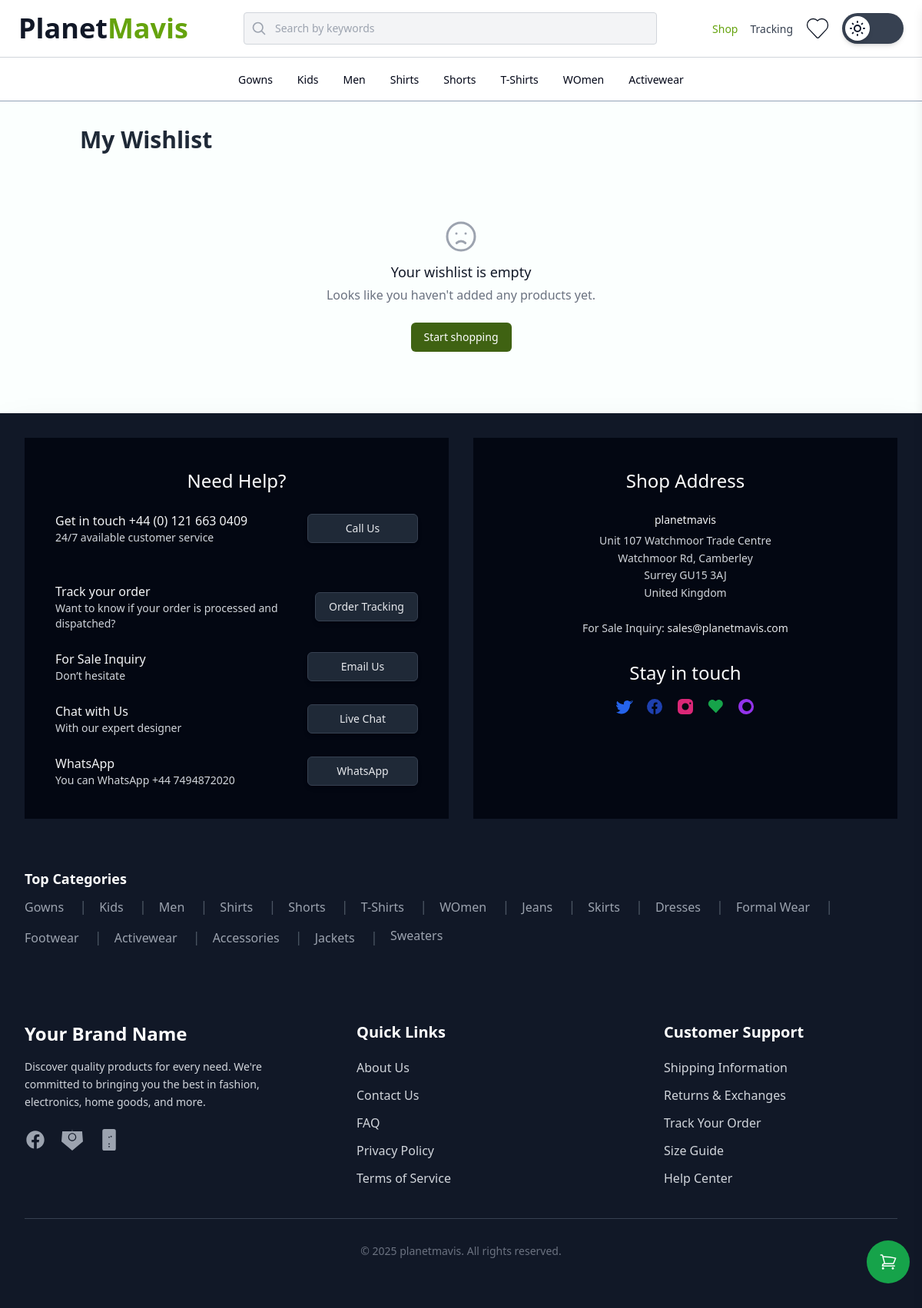
The app's page /wishlist/ with its own data.
### products/models.py (models this page shows, shortened)
class Category(models.Model):
    name = models.CharField(max_length=255, unique=True, blank=True, null=True, verbose_name=_("Category Name"))
    parent = models.ForeignKey('self', on_delete=models.SET_NULL, null=True, blank=True, related_name='children', verbose_name=_("Parent Category"))
    slug = models.SlugField(max_length=255, unique=True, blank=True, null=True, verbose_name=_("Category Slug"))
    group_name = models.CharField(max_length=100, blank=True, null=True, help_text=_("A way to group categories (e.g., 'Gender', 'Brand', 'Department')"))
    image = models.ImageField(upload_to='category_images/', blank=True, null=True, verbose_name=_("Category Image"))
    def get_full_slug(self):
        slugs = []
        category = self
        while category:
            slugs.insert(0, category.slug)
            category = category.parent
        return '/'.join(slugs)
    class Meta:
        verbose_name = _("Category")
        verbose_name_plural = _("Categories")
        ordering = ['group_name', 'name']

### website/views.py (the view)
# urls.py: path('wishlist/', views.wishlist_page_view, name='wishlist_page'),
def wishlist_page_view(request):
    return render(request, 'website/wishlist.html', {})

### templates/website/wishlist.html (shortened to what this page needs)
{% extends '_base/_base.html' %}
{% load static %}
{% block content %}
<div class="container mx-auto p-4 md:py-8">
    <h1 class="text-3xl font-bold mb-6 text-gray-800 pb-3 dark:text-white">My Wishlist</h1>
    <div id="emptyWishlistMessage" class="hidden col-span-full text-center py-12">
        <svg xmlns="http://www.w3.org/2000/svg" class="h-12 w-12 mx-auto text-gray-400 dark:text-gray-600" fill="none" viewBox="0 0 24 24" stroke="currentColor">
            <path stroke-linecap="round" stroke-linejoin="round" stroke-width="1.5" d="M9.172 16.172a4 4 0 015.656 0M9 10h.01M15 10h.01M21 12a9 9 0 11-18 0 9 9 0 0118 0z" />
        </svg>
        <h3 class="mt-2 text-lg font-medium text-gray-900 dark:text-white">Your wishlist is empty</h3>
        <p class="mt-1 text-gray-500 dark:text-gray-400">Looks like you haven't added any products yet.</p>
        <div class="mt-6">
            <a href="{% url 'website:shop' %}" class="inline-flex items-center px-4 py-2 border border-transparent rounded-md shadow-sm text-sm font-medium text-white bg-lime-800 hover:bg-green-700 focus:outline-none focus:ring-2 focus:ring-offset-2 focus:ring-lime-600">
                Start shopping
            </a>
        </div>
    </div>
</div>
{% endblock %}

### templates/_base/navbar.html (shortened to what this page needs)
{% load custom_tags %}
<section class="sticky top-0 z-40">
  <nav x-data="{ mobileMenuIsOpen: false }" x-on:click.away="mobileMenuIsOpen = false"
    class="flex items-center justify-between bg-white dark:bg-slate-950 border-b border-gray-300 dark:border-gray-700 gap-4 px-6 py-4"
    aria-label="penguin ui menu">
    <a href="/" class="text-xl md:text-2xl lg:text-4xl font-bold text-gray-900 dark:text-white">
      <span>Planet<span class="text-lime-600 dark:text-lime-400">Mavis</span></span>
    </a>
<form class="hidden relative md:flex mr-auto w-full max-w-full flex-col gap-1 text-gray-900 dark:text-gray-200 lg:mx-14 "  method="get" action="{% url 'website:search' %}">
  <input value="{{ search_query }}" id="searchInput" type="text" name="search" placeholder="Search" aria-label="search"
    class="w-full rounded border border-gray-300 dark:border-gray-600 py-2.5 pl-10 pr-2 text-sm focus-visible:outline focus-visible:outline-2 focus-visible:outline-offset-2 focus-visible:outline-lime-600 disabled:cursor-not-allowed disabled:opacity-75  bg-gray-100 dark:bg-gray-800" />
</form>
    <ul class="hidden items-center gap-4 shrink-0 sm:flex">
      <li><a href="{% url 'website:shop' %}"
          class="font-medium text-lime-600 dark:text-lime-400 underline-offset-2 hover:text-lime-700 focus:outline-hidden focus:underline text-sm"
          aria-current="page">Shop</a></li>
      <li><a href="{% url 'website:track_order' %}"
          class="font-medium text-gray-700 dark:text-gray-100 underline-offset-2 hover:text-lime-700 dark:hover:text-lime-400 focus:outline-hidden focus:underline text-sm">Tracking</a>
      </li>
      <li><a href="{% url 'website:wishlist_page' %}">
          </a>
      </li>
      <li>
      <button id="desktopToggle" class="relative w-20 h-10 flex items-center bg-gray-700 rounded-full p-1 transition-all duration-500 ease-in-out dark:bg-gray-200    shadow-md">
    <span class="relative block w-8 h-8 bg-white dark:bg-gray-800 rounded-full shadow-md transform transition-transform duration-500 translate-x-0 dark:translate-x-10">
    </span>
      </button>
      </li>
    </ul>
  </nav>
  <nav class="bg-white border-b border-b-slate-400 w-full hidden lg:block dark:bg-slate-950 dark:border-gray-700" x-data="{ openIndex: null }"
    style="position: relative;">
    <div class="max-w-7xl mx-auto px-4">
      <div @mouseenter="openIndex = openIndex" @mouseleave="openIndex = null">
        <ul class="flex justify-center space-x-8 xl:space-x-14 py-4">
          {% for parent in parent_categories %}
          {% with structured_mega_menu|get_item:parent.id as menu_groups %}
          <li class="cursor-pointer" {% if menu_groups %} @mouseenter="openIndex = {{ forloop.counter0 }}" {% endif %}>
            <a href="{% url 'website:category_detail' full_slug=parent.get_full_slug %}"
              class="text-sm hover:text-lime-600 text-slate-950 dark:text-gray-200 dark:hover:text-lime-400 transition-colors duration-200">
              {{ parent.name }}
            </a>
          </li>
          {% endwith %}
          {% endfor %}
        </ul>
      </div>
    </div>
  </nav>
</section>

### templates/_base/footer.html (shortened to what this page needs)
{% load custom_tags %}
<div class="bg-gray-900 text-gray-200 p-8 font-sans shadow-2xl">
    <div class="mx-auto flex flex-col lg:flex-row lg:justify-center lg:space-x-8">
        <div class="flex-1 p-4 lg:p-10 mb-8 lg:mb-0 items-center text-center lg:w-1/2 bg-gray-950">
            <h2 class="text-white text-2xl font-light mb-6">Need Help?</h2>
            <div class="text-start lg:text-left flex flex-col space-y-6">
                <div class="flex justify-between items-center mb-6">
                    <div class="w-1/2 md:w-auto">
                        <div class="text-gray-100 font-light text-md">Get in touch +44 (0) 121 663 0409</div>
                        <div class="text-gray-300 font-thin text-sm">24/7 available customer service</div>
                    </div>
                    <a href="#"
                        class="bg-gray-800 text-gray-200 border border-gray-700 px-4 py-2 rounded-md hover:bg-lime-900 transition-colors duration-200 shadow-md text-sm font-thin w-36 text-center">Call
                        Us</a>
                </div>
                <div class="flex justify-between items-center mb-6">
                    <div class="w-1/2 md:w-auto">
                        <div class="text-gray-100 font-light text-md">Track your order</div>
                        <div class="text-gray-300 font-thin text-sm">Want to know if your order is processed and
                            dispatched?</div>
                    </div>
                    <a href="{% url 'website:track_order' %}"
                        class="bg-gray-800 text-gray-200 border border-gray-700 px-4 py-2 rounded-md hover:bg-lime-900 transition-colors duration-200 shadow-md text-sm font-thin w-36 text-center">Order
                        Tracking</a>
                </div>
                <div class="flex justify-between items-center mb-6">
                    <div class="w-1/2 md:w-auto">
                        <div class="text-gray-100 font-light text-md">For Sale Inquiry</div>
                        <div class="text-gray-300 font-thin text-sm">Don’t hesitate</div>
                    </div>
                    <a href="#"
                        class="bg-gray-800 text-gray-200 border border-gray-700 px-4 py-2 rounded-md hover:bg-lime-900 transition-colors duration-200 shadow-md text-sm font-thin w-36 text-center">Email
                        Us</a>
                </div>
                <div class="flex justify-between items-center mb-6">
                    <div class="w-1/2 md:w-auto">
                        <div class="text-gray-100 font-light text-md">Chat with Us</div>
                        <div class="text-gray-300 font-thin text-sm">With our expert designer</div>
                    </div>
                    <a href="#"
                        class="bg-gray-800 text-gray-200 border border-gray-700 px-4 py-2 rounded-md hover:bg-lime-900 transition-colors duration-200 shadow-md text-sm font-thin w-36 text-center">Live
                        Chat</a>
                </div>
                <div class="flex justify-between items-center">
                    <div class="w-1/2 md:w-auto">
                        <div class="text-gray-100 font-light text-md">WhatsApp</div>
                        <div class="text-gray-300 font-thin text-sm">You can WhatsApp +44 7494872020</div>
                    </div>
                    <a href="#"
                        class="bg-gray-800 text-gray-200 border border-gray-700 px-4 py-2 rounded-md hover:bg-lime-900 transition-colors duration-200 shadow-md text-sm font-thin w-36 text-center">WhatsApp</a>
                </div>
            </div>
        </div>
        <div class="flex-1 p-4 lg:p-10 text-center lg:w-1/2 bg-gray-950">
            <h2 class="text-white text-2xl font-light mb-6">Shop Address</h2>
            <div class="w-1/2 md:w-auto text-gray-300 leading-relaxed mb-6 font-thin text-sm">
                <div class="text-gray-100 font-light text-md mb-1">planetmavis</div>
                Unit 107 Watchmoor Trade Centre<br>
                Watchmoor Rd, Camberley<br>
                Surrey GU15 3AJ<br>
                United Kingdom
            </div>
            <div class="text-gray-300 font-thin text-sm mb-8">
                For Sale Inquiry:
                <a href="mailto:sales@planetmavis.com"
                    class="text-gray-200 hover:underline transition-colors duration-200">sales@planetmavis.com</a>
            </div>
            <h2 class="text-white text-2xl font-light mb-4">Stay in touch</h2>
            <div class="flex justify-center items-center space-x-4 mb-8">
                <a href="#" class="text-blue-600 hover:text-blue-800">
                </a>
                <a href="#" class="text-blue-800 hover:text-blue-900">
                    <svg class="w-6 h-6" fill="currentColor" viewBox="0 0 24 24">
                        <path
                            d="M22 12a10 10 0 10-11.5 9.95v-7.05h-2.17V12H10.5V9.8c0-2.14 1.27-3.33 3.22-3.33.93 0 1.9.17 1.9.17v2.1h-1.07c-1.05 0-1.37.65-1.37 1.31V12h2.34l-.37 2.9h-1.97v7.05A10.02 10.02 0 0022 12z" />
                    </svg>
                </a>
                <a href="#" class="text-pink-600 hover:text-pink-700">
                    <svg class="w-6 h-6" fill="currentColor" viewBox="0 0 24 24">
                        <path
                            d="M7.5 2A5.5 5.5 0 002 7.5v9A5.5 5.5 0 007.5 22h9a5.5 5.5 0 005.5-5.5v-9A5.5 5.5 0 0016.5 2h-9zM12 7.5A4.5 4.5 0 1112 16.5 4.5 4.5 0 0112 7.5zm6.25-.88a1.13 1.13 0 110 2.25 1.13 1.13 0 010-2.25z" />
                    </svg>
                </a>
                <a href="#" class="text-green-600 hover:text-green-700">
                    <svg class="w-6 h-6" fill="currentColor" viewBox="0 0 448 512">
                        <path
                            d="M380.9 97.1c-44.2-44.2-115.9-44.2-160.1 0l-10.4 10.4-10.4-10.4c-44.2-44.2-115.9-44.2-160.1 0s-44.2 115.9 0 160.1l170.5 170.5c4.7 4.7 12.3 4.7 17 0L380.9 257.2c44.2-44.2 44.2-115.9 0-160.1z" />
                    </svg>
                </a>
                <a href="#" class="text-purple-600 hover:text-purple-700">
                    <svg class="w-6 h-6" fill="currentColor" viewBox="0 0 24 24">
                        <path
                            d="M16.58 7.5c.77 0 1.42-.65 1.42-1.42s-.65-1.42-1.42-1.42-1.42.65-1.42 1.42.65 1.42 1.42 1.42zM12 2.04a10 10 0 100 19.92A10 10 0 0012 2.04zM12 17.9a5.9 5.9 0 110-11.8 5.9 5.9 0 010 11.8z" />
                    </svg>
                </a>
            </div>
        </div>
    </div>
</div>
<section class="bg-gray-900 text-gray-300 py-5 md:py-8">
    <div class="mx-auto px-4 sm:px-6 lg:px-8">
        <h3 class="text-lg font-extrabold text-white mb-2 text-center md:text-left">Top Categories</h3>
        <div class="flex flex-wrap justify-center md:justify-start gap-x-4 gap-y-3">
            {% for category in footer_categories %}
            <div class="whitespace-nowrap">
                <a href="{% url 'website:category_detail' full_slug=category.get_full_slug %}"
                    class="font-light text-gray-400 hover:text-white transition-colors duration-300 \">
                    {{ category.name }}
                </a>
                {% if not forloop.last %}
                <span class="text-gray-600 text-lg ml-4">|</span>
                {% endif %}
            </div>
            {% endfor %}
        </div>
    </div>
</section>
<footer class="bg-gray-900 text-gray-300 py-12 md:py-16">
    <div class=" mx-auto px-4 sm:px-6 lg:px-8">
        <div class="grid grid-cols-1 md:grid-cols-2 lg:grid-cols-3 gap-y-10 md:gap-x-12 lg:gap-x-16">
            <div>
                <h3 class="text-2xl font-bold text-white mb-4">Your Brand Name</h3>
                <p class="text-sm leading-relaxed mb-6">
                    Discover quality products for every need. We're committed to bringing you the best in fashion,
                    electronics, home goods, and more.
                </p>
                <div class="flex space-x-5">
                    <a href="#" class="text-gray-400 hover:text-white transition-colors duration-300">
                    </a>
                    <a href="#" class="text-gray-400 hover:text-white transition-colors duration-300">
                    </a>
                    <a href="#" class="text-gray-400 hover:text-white transition-colors duration-300">
                    </a>
                </div>
            </div>
            <div class="lg:pl-8">
                <h3 class="text-xl font-bold text-white mb-5">Quick Links</h3>
                <ul class="space-y-3">
                    <li><a href="#" class="text-base hover:text-white transition-colors duration-300">About Us</a></li>
                    <li><a href="#" class="text-base hover:text-white transition-colors duration-300">Contact Us</a>
                    </li>
                    <li><a href="#" class="text-base hover:text-white transition-colors duration-300">FAQ</a></li>
                    <li><a href="#" class="text-base hover:text-white transition-colors duration-300">Privacy Policy</a>
                    </li>
                    <li><a href="#" class="text-base hover:text-white transition-colors duration-300">Terms of
                            Service</a></li>
                </ul>
            </div>
            <div class="lg:pl-8">
                <h3 class="text-xl font-bold text-white mb-5">Customer Support</h3>
                <ul class="space-y-3">
                    <li><a href="#" class="text-base hover:text-white transition-colors duration-300">Shipping
                            Information</a></li>
                    <li><a href="#" class="text-base hover:text-white transition-colors duration-300">Returns &
                            Exchanges</a></li>
                    <li><a href="#" class="text-base hover:text-white transition-colors duration-300">Track Your
                            Order</a></li>
                    <li><a href="#" class="text-base hover:text-white transition-colors duration-300">Size Guide</a>
                    </li>
                    <li><a href="#" class="text-base hover:text-white transition-colors duration-300">Help Center</a>
                    </li>
                </ul>
            </div>
        </div>
        <div class="border-t border-gray-700 mt-10 pt-8 text-center text-sm text-gray-500">
            &copy; {% now "Y" %} planetmavis. All rights reserved.
        </div>
    </div>
</footer>

### records on screen
Category: name "Gowns"
Category: name "Kids"
Category: name "Men"
Category: name "Shirts"
Category: name "Shorts"
Category: name "T-Shirts"
Category: name "WOmen"
Category: name "Activewear"
Category: name "Jeans"
Category: name "Skirts"
Category: name "Dresses"
Category: name "Formal Wear"
Category: name "Footwear"
Category: name "Accessories"
Category: name "Jackets"
Category: name "Sweaters"
